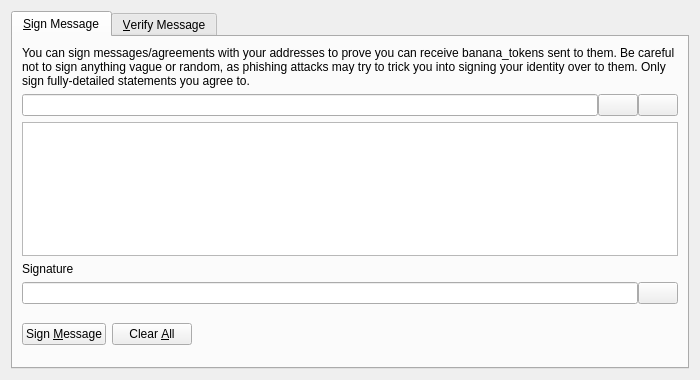
<?xml version="1.0" encoding="UTF-8"?>
<ui version="4.0">
 <class>SignVerifyMessageDialog</class>
 <widget class="QDialog" name="SignVerifyMessageDialog">
  <property name="geometry">
   <rect>
    <x>0</x>
    <y>0</y>
    <width>700</width>
    <height>380</height>
   </rect>
  </property>
  <property name="windowTitle">
   <string>Signatures - Sign / Verify a Message</string>
  </property>
  <property name="modal">
   <bool>true</bool>
  </property>
  <layout class="QVBoxLayout" name="verticalLayout">
   <item>
    <widget class="QTabWidget" name="tabWidget">
     <property name="currentIndex">
      <number>0</number>
     </property>
     <widget class="QWidget" name="tabSignMessage">
      <attribute name="title">
       <string>&amp;Sign Message</string>
      </attribute>
      <layout class="QVBoxLayout" name="verticalLayout_SM">
       <item>
        <widget class="QLabel" name="infoLabel_SM">
         <property name="text">
          <string>You can sign messages/agreements with your addresses to prove you can receive banana_tokens sent to them. Be careful not to sign anything vague or random, as phishing attacks may try to trick you into signing your identity over to them. Only sign fully-detailed statements you agree to.</string>
         </property>
         <property name="textFormat">
          <enum>Qt::PlainText</enum>
         </property>
         <property name="wordWrap">
          <bool>true</bool>
         </property>
        </widget>
       </item>
       <item>
        <layout class="QHBoxLayout" name="horizontalLayout_1_SM">
         <property name="spacing">
          <number>0</number>
         </property>
         <item>
          <widget class="QValidatedLineEdit" name="addressIn_SM">
           <property name="toolTip">
            <string>The Litecoin address to sign the message with</string>
           </property>
          </widget>
         </item>
         <item>
          <widget class="QPushButton" name="addressBookButton_SM">
           <property name="toolTip">
            <string>Choose previously used address</string>
           </property>
           <property name="text">
            <string/>
           </property>
           <property name="icon">
            <iconset resource="../bitcoin.qrc">
             <normaloff>:/icons/address-book</normaloff>:/icons/address-book</iconset>
           </property>
           <property name="shortcut">
            <string>Alt+A</string>
           </property>
           <property name="autoDefault">
            <bool>false</bool>
           </property>
          </widget>
         </item>
         <item>
          <widget class="QPushButton" name="pasteButton_SM">
           <property name="toolTip">
            <string>Paste address from clipboard</string>
           </property>
           <property name="text">
            <string/>
           </property>
           <property name="icon">
            <iconset resource="../bitcoin.qrc">
             <normaloff>:/icons/editpaste</normaloff>:/icons/editpaste</iconset>
           </property>
           <property name="shortcut">
            <string>Alt+P</string>
           </property>
           <property name="autoDefault">
            <bool>false</bool>
           </property>
          </widget>
         </item>
        </layout>
       </item>
       <item>
        <widget class="QPlainTextEdit" name="messageIn_SM">
         <property name="toolTip">
          <string>Enter the message you want to sign here</string>
         </property>
        </widget>
       </item>
       <item>
        <widget class="QLabel" name="signatureLabel_SM">
         <property name="text">
          <string>Signature</string>
         </property>
         <property name="textFormat">
          <enum>Qt::PlainText</enum>
         </property>
        </widget>
       </item>
       <item>
        <layout class="QHBoxLayout" name="horizontalLayout_2_SM">
         <property name="spacing">
          <number>0</number>
         </property>
         <item>
          <widget class="QLineEdit" name="signatureOut_SM">
           <property name="font">
            <font>
             <italic>true</italic>
            </font>
           </property>
           <property name="readOnly">
            <bool>true</bool>
           </property>
          </widget>
         </item>
         <item>
          <widget class="QPushButton" name="copySignatureButton_SM">
           <property name="toolTip">
            <string>Copy the current signature to the system clipboard</string>
           </property>
           <property name="text">
            <string/>
           </property>
           <property name="icon">
            <iconset resource="../bitcoin.qrc">
             <normaloff>:/icons/editcopy</normaloff>:/icons/editcopy</iconset>
           </property>
           <property name="autoDefault">
            <bool>false</bool>
           </property>
          </widget>
         </item>
        </layout>
       </item>
       <item>
        <layout class="QHBoxLayout" name="horizontalLayout_3_SM">
         <item>
          <widget class="QPushButton" name="signMessageButton_SM">
           <property name="toolTip">
            <string>Sign the message to prove you own this Litecoin address</string>
           </property>
           <property name="text">
            <string>Sign &amp;Message</string>
           </property>
           <property name="icon">
            <iconset resource="../bitcoin.qrc">
             <normaloff>:/icons/edit</normaloff>:/icons/edit</iconset>
           </property>
           <property name="autoDefault">
            <bool>false</bool>
           </property>
          </widget>
         </item>
         <item>
          <widget class="QPushButton" name="clearButton_SM">
           <property name="toolTip">
            <string>Reset all sign message fields</string>
           </property>
           <property name="text">
            <string>Clear &amp;All</string>
           </property>
           <property name="icon">
            <iconset resource="../bitcoin.qrc">
             <normaloff>:/icons/remove</normaloff>:/icons/remove</iconset>
           </property>
           <property name="autoDefault">
            <bool>false</bool>
           </property>
          </widget>
         </item>
         <item>
          <spacer name="horizontalSpacer_1_SM">
           <property name="orientation">
            <enum>Qt::Horizontal</enum>
           </property>
           <property name="sizeHint" stdset="0">
            <size>
             <width>40</width>
             <height>48</height>
            </size>
           </property>
          </spacer>
         </item>
         <item>
          <widget class="QLabel" name="statusLabel_SM">
           <property name="font">
            <font>
             <weight>75</weight>
             <bold>true</bold>
            </font>
           </property>
           <property name="text">
            <string/>
           </property>
           <property name="wordWrap">
            <bool>true</bool>
           </property>
          </widget>
         </item>
         <item>
          <spacer name="horizontalSpacer_2_SM">
           <property name="orientation">
            <enum>Qt::Horizontal</enum>
           </property>
           <property name="sizeHint" stdset="0">
            <size>
             <width>40</width>
             <height>48</height>
            </size>
           </property>
          </spacer>
         </item>
        </layout>
       </item>
      </layout>
     </widget>
     <widget class="QWidget" name="tabVerifyMessage">
      <attribute name="title">
       <string>&amp;Verify Message</string>
      </attribute>
      <layout class="QVBoxLayout" name="verticalLayout_VM">
       <item>
        <widget class="QLabel" name="infoLabel_VM">
         <property name="text">
          <string>Enter the receiver's address, message (ensure you copy line breaks, spaces, tabs, etc. exactly) and signature below to verify the message. Be careful not to read more into the signature than what is in the signed message itself, to avoid being tricked by a man-in-the-middle attack. Note that this only proves the signing party receives with the address, it cannot prove sendership of any transaction!</string>
         </property>
         <property name="textFormat">
          <enum>Qt::PlainText</enum>
         </property>
         <property name="alignment">
          <set>Qt::AlignLeading|Qt::AlignLeft|Qt::AlignTop</set>
         </property>
         <property name="wordWrap">
          <bool>true</bool>
         </property>
        </widget>
       </item>
       <item>
        <layout class="QHBoxLayout" name="horizontalLayout_1_VM">
         <property name="spacing">
          <number>0</number>
         </property>
         <item>
          <widget class="QValidatedLineEdit" name="addressIn_VM">
           <property name="toolTip">
            <string>The Litecoin address the message was signed with</string>
           </property>
          </widget>
         </item>
         <item>
          <widget class="QPushButton" name="addressBookButton_VM">
           <property name="toolTip">
            <string>Choose previously used address</string>
           </property>
           <property name="text">
            <string/>
           </property>
           <property name="icon">
            <iconset resource="../bitcoin.qrc">
             <normaloff>:/icons/address-book</normaloff>:/icons/address-book</iconset>
           </property>
           <property name="shortcut">
            <string>Alt+A</string>
           </property>
           <property name="autoDefault">
            <bool>false</bool>
           </property>
          </widget>
         </item>
        </layout>
       </item>
       <item>
        <widget class="QPlainTextEdit" name="messageIn_VM"/>
       </item>
       <item>
        <widget class="QValidatedLineEdit" name="signatureIn_VM"/>
       </item>
       <item>
        <layout class="QHBoxLayout" name="horizontalLayout_2_VM">
         <item>
          <widget class="QPushButton" name="verifyMessageButton_VM">
           <property name="toolTip">
            <string>Verify the message to ensure it was signed with the specified Litecoin address</string>
           </property>
           <property name="text">
            <string>Verify &amp;Message</string>
           </property>
           <property name="icon">
            <iconset resource="../bitcoin.qrc">
             <normaloff>:/icons/transaction_0</normaloff>:/icons/transaction_0</iconset>
           </property>
           <property name="autoDefault">
            <bool>false</bool>
           </property>
          </widget>
         </item>
         <item>
          <widget class="QPushButton" name="clearButton_VM">
           <property name="toolTip">
            <string>Reset all verify message fields</string>
           </property>
           <property name="text">
            <string>Clear &amp;All</string>
           </property>
           <property name="icon">
            <iconset resource="../bitcoin.qrc">
             <normaloff>:/icons/remove</normaloff>:/icons/remove</iconset>
           </property>
           <property name="autoDefault">
            <bool>false</bool>
           </property>
          </widget>
         </item>
         <item>
          <spacer name="horizontalSpacer_1_VM">
           <property name="orientation">
            <enum>Qt::Horizontal</enum>
           </property>
           <property name="sizeHint" stdset="0">
            <size>
             <width>40</width>
             <height>48</height>
            </size>
           </property>
          </spacer>
         </item>
         <item>
          <widget class="QLabel" name="statusLabel_VM">
           <property name="font">
            <font>
             <weight>75</weight>
             <bold>true</bold>
            </font>
           </property>
           <property name="text">
            <string/>
           </property>
           <property name="wordWrap">
            <bool>true</bool>
           </property>
          </widget>
         </item>
         <item>
          <spacer name="horizontalSpacer_2_VM">
           <property name="orientation">
            <enum>Qt::Horizontal</enum>
           </property>
           <property name="sizeHint" stdset="0">
            <size>
             <width>40</width>
             <height>48</height>
            </size>
           </property>
          </spacer>
         </item>
        </layout>
       </item>
      </layout>
     </widget>
    </widget>
   </item>
  </layout>
 </widget>
 <customwidgets>
  <customwidget>
   <class>QValidatedLineEdit</class>
   <extends>QLineEdit</extends>
   <header>qvalidatedlineedit.h</header>
  </customwidget>
 </customwidgets>
 <resources>
  <include location="../bitcoin.qrc"/>
 </resources>
 <connections/>
</ui>
